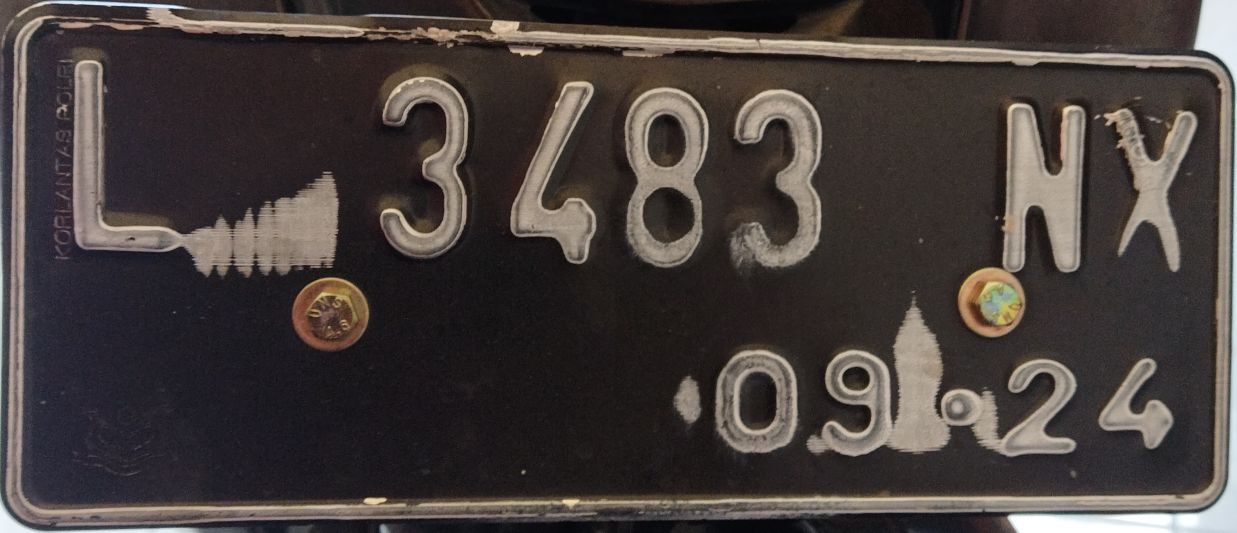
%> input picture images/plate/14.jpg, 2473 x 1065 px (shown at 1/2 size)
$ octave example.m   (GNU Octave 9; MATLAB toolbox functions it lacks are replaced by stand-ins)
%> lines starting %> are read from the running program, lines starting %| are printed output that depends on the picture; in (x1, y1, x2, y2) boxes, pixels count from 0 and x2, y2 are one past the last pixel; in counts of white or black regions, pixels touching at a corner belong together; the program's own positions count from 1
### src/detectPlate.m
function plateImg = detectPlate(imgIn)
    %detectPlate - Finds where the plate number is
    %
    % Syntax: plateImg = detectPlate(imgIn)
    %
    % This function takes an image as input and then return a greyscale of plate image

    % Convert image to grayscale first.
    imgray = im2gray(imgIn);

    [h, w] = size(imgray);

    diskSECoeff = max(1, round(1/30 * h));

    % Apply contrast enhancement using histogram equalization
    imhisteq = histogram_equalization(imgray);
    figure, imshow(imhisteq), title('imhisteq');

    % Morphological image opening
    SE = strel('disk', diskSECoeff);
    openedImg = imopen(imhisteq, SE);

    % Subtract operation
    subtracted = imsubtract(imhisteq, openedImg);

    % Image binarization using Otsu's method
    imbin = imbinarize(subtracted);

    % Edge detection using Sobel
    %imedge = edge(imbin, 'sobel');
    imedge = detect_edge(imbin, 'sobel', [], [], [], [], [], []);

    figure, imshow(subtracted), title('subtracted');
    figure, imshow(imedge), title('imedge');

    % Perform image dilation
    dilationSE = strel('line', 4, 45);
    dilated = imdilate(imedge, dilationSE);

    figure, imshow(dilated), title('dilated');

    % Fill the holes
    filled = imfill(dilated, 'holes');
    figure, imshow(filled), title('filled');

    % Morphological image opening onto the filled image
    openingSE2 = strel('disk', round(diskSECoeff / 2));
    openedImg2 = imopen(filled, openingSE2);
    figure, imshow(openedImg2), title('open 2');

    % Erode the opened image
    eroded = imerode(openedImg2, dilationSE);
    figure, imshow(eroded), title('eroded');

    regions = regionprops(eroded, 'BoundingBox', 'Area', 'Image');
    % disp(regions);

    boundingBox = getLargestBB(regions);

    imcr = imcrop(imgray, boundingBox);
    figure, imshow(imcr), title('imcr');

    croppedbin = imbinarize(imcr);

    % Get regions/bounding boxes
    % If the white part dominates, then apply negative filter to make background black
    % Then apply connected component analysis and bounding box analysis onto it
    if bwarea(croppedbin) > bwarea(~croppedbin)
        segments = regionprops(~croppedbin, 'BoundingBox', 'Area', 'Image');
        figure, imshow(~croppedbin), title('~croppedbin');

    else
        segments = regionprops(croppedbin, 'BoundingBox', 'Area', 'Image');
        figure, imshow(croppedbin), title('croppedbin');
    end

    finalBB = getLargestBB(segments);

    plateImg = imcrop(imcr, finalBB);
    figure, imshow(plateImg), title('plateImg');

end

### src/histogram_equalization.m
function [imgOut] = histogram_equalization(imgIn)
%HISTOGRAM_EQUALIZATION Equalize the histogram distribution of an image

    % output initialization
    imgOut = imgIn;
    %hix = imgIn;

    % image size
    [row, col, depth] = size(imgIn);
    n = row * col;

    %imgArr = imgIn(:,:,d);
    histogram = imhist(imgIn);

    % create T(rk)
    histFunc = transform(histogram, n);

    % transform image based on T(rk)
    for i = 1:row
        for j = 1:col
            imgOut(i,j) = histFunc(imgIn(i,j)+1);
        end
    end
end

### src/transform.m
function [transformed_arr] = transform(histogram, total_pixel)
    %TRANSFORM Transform the known histogram that leads to histogram equalization
    % Goal: create T(rk)

    % create T(rk)
    transformed_arr = zeros(256, 1);

    % calculate probability for each rk
    for i = 1:256
        sum = 0;
        for j = 1:i
            sum = sum + histogram(j)/total_pixel;
        end
        transformed_arr(i) = floor(sum*255);
    end
end

### src/detect_edge.m
function [imgOut] = detect_edge(imgIn, operator, T, sigma, laplacian_version, T1, T2, mask_dim)
    % Check the dimension
    [height, width, dim] = size(imgIn);

    % Check the dimension
    if ~(dim == 1)
        throw(MException('ImageError:sizeNotOne', 'The input image should be 1D array. Current: %dD array.', dim))
    end

    % Check if threshold defined. If not, then set automatically.
    if (nargin == 2 | isempty(T))
        T = 0.09 * max(imgIn, [], 'all');
    end

    if (~(T > 0 && T < 255))
        throw(MException('RangeError:outOfRange', 'The T should be in range (0, 255). Current: T = %d', T));
    end

    % Check if mask_dim defined. If not, then set automatically based on sigma
    if (nargin == 7 | isempty(mask_dim))
        mask_dim = ceil(sigma * 3) * 2 + 1;
    end

    % Generate mask based on operator
    switch (operator)
        case 'sobel'
            [filterX, filterY] = sobel();
        case 'prewitt'
            [filterX, filterY] = prewitt();
        case 'roberts'
            [filterX, filterY] = roberts();
        case 'laplacian'
            mask = laplacian(laplacian_version);
        case 'log'
            mask = laplacian_of_gaussian(sigma, mask_dim);
    end

    % Do convolution between input image and the mask
    if ismember(operator, {'sobel' 'prewitt' 'roberts'})
        resX = conv2(double(imgIn), double(filterX), 'same');
        resY = conv2(double(imgIn), double(filterY), 'same');

        result = sqrt(resX.^2 + resY.^2);

    elseif (strcmp(operator, 'canny'))
        % If canny, directly output the resulting image
        imgOut = canny(imgIn, T1, T2, sigma);
    else
        result = conv2(double(imgIn), double(mask), 'same');
    end

    % Typecasting to unsigned integer except Canny and then apply thresholding
    if (~(strcmp(operator, 'canny')))
        imgOut = thresholding(uint8(result), T);
    end

    %imshow(imgIn);
    %figure, imshow(imgOut);

end

### src/thresholding.m
function [imgOut] = thresholding(imgIn, T)
    % Thresholding
    imgOut = imgIn > T;
end

### src/getLargestBB.m
function bb = getLargestBB(segments)
    %getLargestBB - Description
    %
    % Syntax: bb = getLargestBB(segments)
    %
    % Long description

    maxa = segments.Area;
    bb = segments.BoundingBox;

    for i = 1:length(segments)
        ow = length(segments(i).Image(1, :));
        oh = length(segments(i).Image(:, 1));

        if (segments(i).Area > maxa) & oh < ow
            maxa = segments(i).Area;
            bb = segments(i).BoundingBox;
        end

    end

end

### src/segmentLetter.m
function segments = segmentLetter(imgIn)
    %segmentLetter - Return segments from the plate image
    %
    % Syntax: segments = segmentLetter(imgIn)

    % Apply binarization towards the image
    imbin = imbinarize(imgIn);

    % Get the size of the image
    [h, w] = size(imbin);

    % Clean the small objects that have pixel area less than 0.1% of image area
    imclean = bwareaopen(imbin, round(0.001 * h * w));
    % figure, imshow(imclean), title('imclean');

    % figure, imshow(~imbin), title('imbin');

    % Get regions/bounding boxes
    % If the white part dominates, then apply negative filter to make background black
    % Then apply connected component analysis and bounding box analysis onto it
    if bwarea(imclean) > bwarea(~imclean)
        segments = regionprops(~imclean, 'BoundingBox', 'Area', 'Image');
        figure, imshow(~imclean), title('~imclean');

    else
        segments = regionprops(imclean, 'BoundingBox', 'Area', 'Image');
        figure, imshow(imclean), title('imclean');
    end

end

### src/detectLetter.m
function letter = detectLetter(imgIn)
    %   Detect Letter using template matching
    %

    % load templates
    load newTemplates;
    tempLabel = [
            'A', 'B', 'C', 'D', 'E', 'F', 'G', 'H', 'I', 'I', 'J', 'K', 'L', 'M', ...
            'N', 'O', 'P', 'Q', 'R', 'S', 'T', 'U', 'V', 'W', 'X', 'Y', 'Z', ...
            '1', '1', '2', '3', '4', '5', '6', '7', '8', '9', '0', '0'
        ];
    col = 24;

    % resize input image
    imgIn = imresize(imgIn, [42 24]);

    rec=[];

    for n=1:39
        % access one template
        temp = imbinarize(newTemplates(:, ((n - 1) * col) + 1:n * col));

        % find correlation
        cor = corr2(temp, imgIn);

        % append correlation
        rec = [rec cor];
    end

    % find index with maximum correlation
    ind = find(rec == max(rec));

    % find label
    letter = tempLabel(ind);

end

### src/sobel.m
function [filterX,filterY] = sobel()
    filterX = [-1  0  1;
               -2  0  2;
               -1  0  1];

    filterY = [1  2  1;
               0  0  0;
              -1 -2 -1];

end

### src/example.m
im = imread('../images/plate/14.jpg');
%> im is the input picture: size 1065x2473x3 uint8; mean R, G, B 70, 62.7, 60.1
plateIm = detectPlate(im);
%> in histogram_equalization, `histogram = imhist(imgIn);`: histogram = 256 values, max 55692 at index 28, min 0 at index 1, mean 10288.1
%> after the loop in transform, `for i = 1:256`: transformed_arr = 256 values from 0 to 254
%> after the loop in histogram_equalization, `for i = 1:row`:
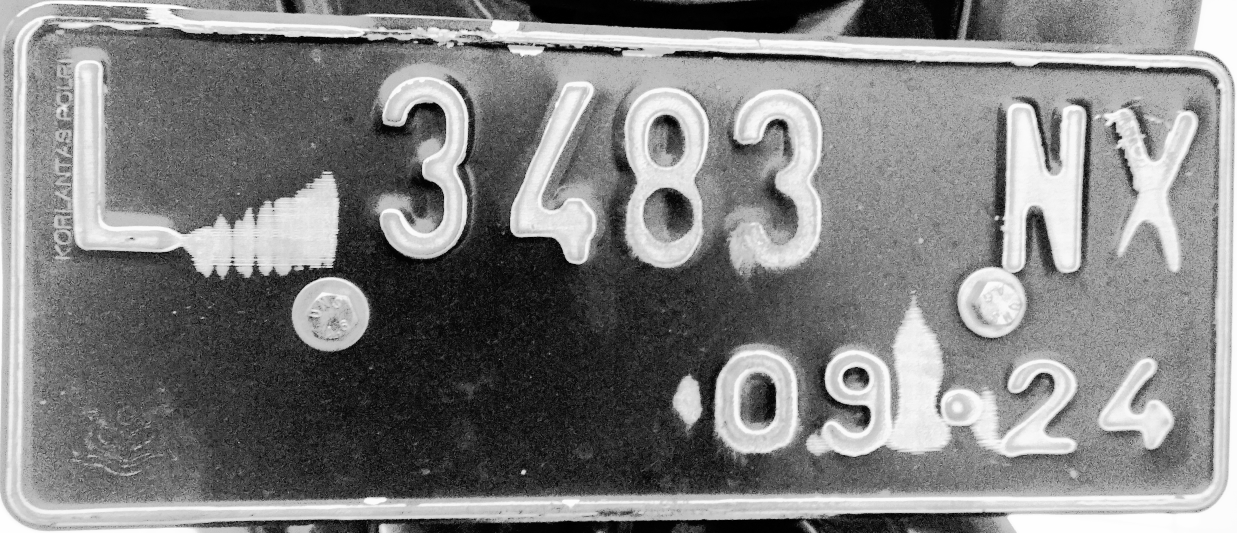
%> imgOut: size 1065x2473 uint8 (shown at 1/2 size); min 0, max 254, mean 128.6
%> in detectPlate, `imbin = imbinarize(subtracted);`:
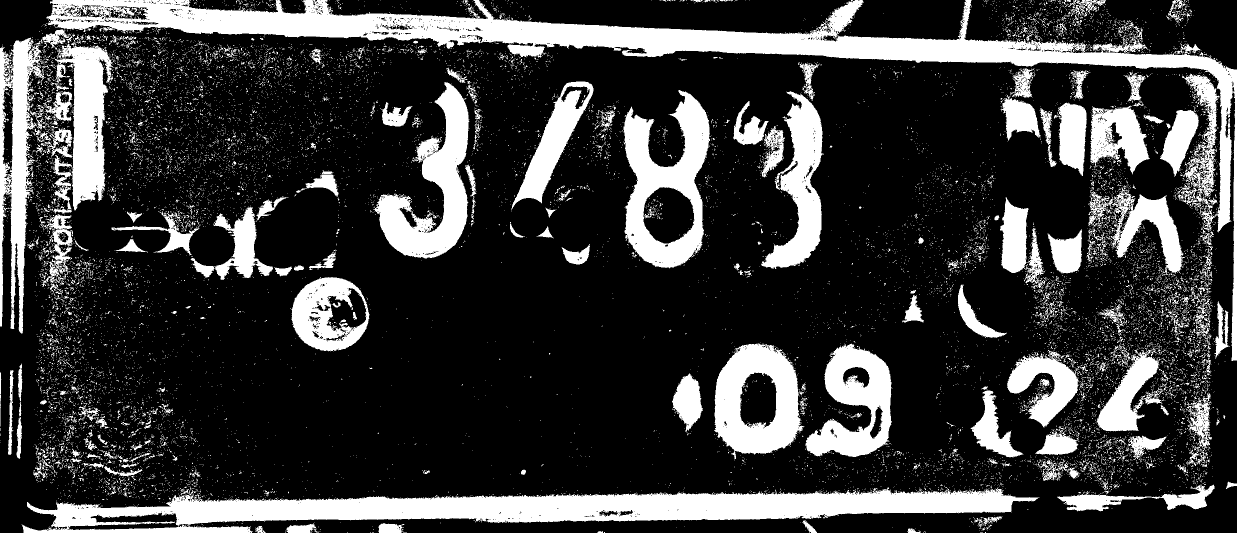
%> imbin: size 1065x2473 logical (shown at 1/2 size); 23.4% white; 17809 white regions (17289 under 20 px), largest, box (x1, y1, x2, y2) and area: (93, 0, 2473, 722) 119754, (43, 974, 2079, 1065) 89270, (1247, 180, 1420, 537) 30079
%> in detect_edge, `T = 0.09 * max(imgIn, [], 'all');`: T = 0.09
%> in thresholding, `imgOut = imgIn > T;`: imgOut: size 1065x2473 logical; 15.9% white; 4966 white regions (3527 under 20 px), largest, box (x1, y1, x2, y2) and area: (0, 0, 2473, 941) 164265, (42, 929, 2080, 1065) 19825, (65, 749, 329, 997) 13796
%> in detectPlate, `dilated = imdilate(imedge, dilationSE);`: dilated: size 1065x2473 logical; 24.7% white; 2441 white regions (1066 under 20 px), largest, box (x1, y1, x2, y2) and area: (0, 0, 2473, 1025) 339495, (41, 923, 2081, 1065) 35671, (324, 79, 672, 235) 16562
%> in detectPlate, `filled = imfill(dilated, 'holes');`: filled: size 1065x2473 logical; 43.3% white; 2287 white regions (1019 under 20 px), largest, box (x1, y1, x2, y2) and area: (0, 0, 2473, 1025) 583377, (41, 923, 2081, 1065) 113602, (1236, 178, 1438, 539) 43478
%> in detectPlate, `openedImg2 = imopen(filled, openingSE2);`: openedImg2: size 1065x2473 logical; 32.2% white; 28 white regions, largest, box (x1, y1, x2, y2) and area: (0, 0, 2309, 666) 241974, (2013, 88, 2473, 1024) 226235, (94, 961, 2025, 1065) 102166
%> in detectPlate, `eroded = imerode(openedImg2, dilationSE);`:
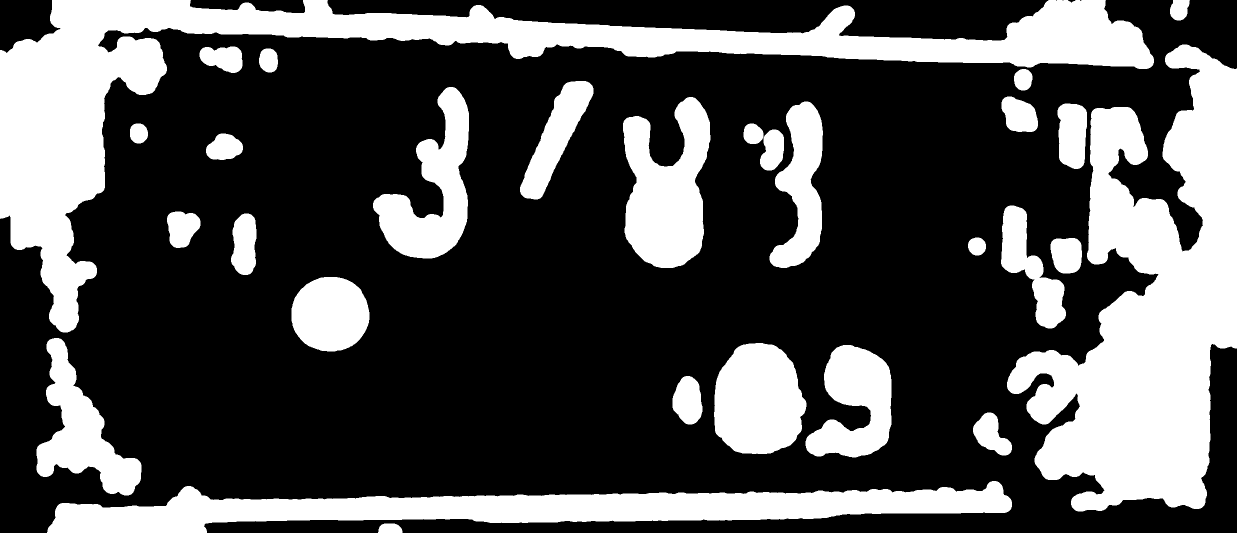
%> eroded: size 1065x2473 logical (shown at 1/2 size); 31.3% white; 28 white regions
%> in detectPlate, `regions = regionprops(eroded, 'BoundingBox', 'Area', 'Image');`: regions = 28 regions; largest, box (x1, y1, x2, y2) and Area: (0, 0, 2308, 665) 236343, (2014, 89, 2473, 1023) 222860, (94, 962, 2024, 1065) 98593, (1246, 194, 1421, 536) 39747, (1428, 686, 1613, 908) 32709
%> in getLargestBB, `maxa = segments.Area;`: maxa = 236343
%> in getLargestBB, `bb = segments.BoundingBox;`: bb = [0.5 0.5 2308 665]
%> the loop in getLargestBB, `for i = 1:length(segments)` made 28 passes
%> (ow, oh) on passes 1 to 12: (2308, 665), (210, 315), (1930, 103), (36, 40), (67, 73), (86, 53), (74, 53), (51, 123), (38, 48), (156, 149), (192, 343), (49, 18)
%> in detectPlate, `croppedbin = imbinarize(imcr);`:
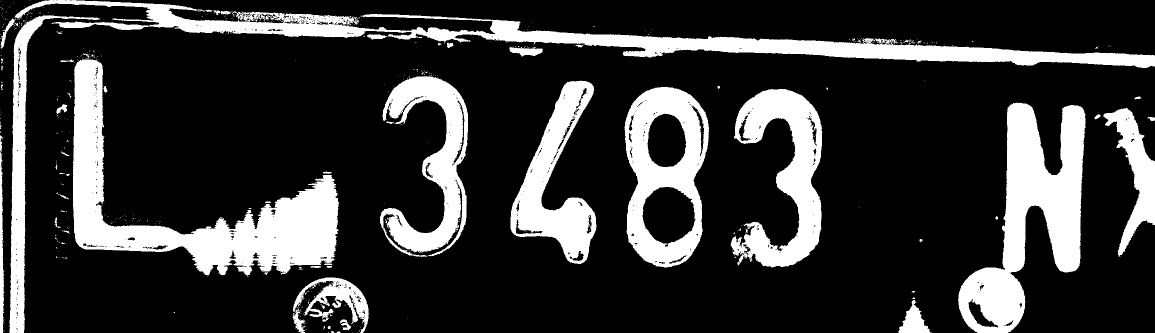
%> croppedbin: size 666x2309 logical (shown at 1/2 size); 21.6% white; 457 white regions (400 under 20 px)
%> in detectPlate, `segments = regionprops(croppedbin, 'BoundingBox', 'Area', 'Image');`: segments = 457 regions; largest, box (x1, y1, x2, y2) and Area: (146, 117, 678, 554) 63747, (29, 0, 2309, 136) 59206, (1916, 205, 2171, 666) 51388, (1249, 174, 1418, 535) 32115, (1461, 178, 1645, 535) 30539
%> the loop in getLargestBB (call 2), `for i = 1:length(segments)` made 457 passes
%> (ow, oh, maxa, bb) on passes 2, 6, 57: (2, 1, 2, [0.5 68.5 2 1]), (3, 2, 5, [0.5 263.5 3 2]), (2280, 136, 59206, [29.5 0.5 2280 136])
%> (ow, oh) on passes 1, 3, 4, 5, 7, 8: (1, 1), (1, 1), (1, 5), (3, 9), (5, 34), (9, 363)
%> in detectPlate, `finalBB = getLargestBB(segments);`: finalBB = [146.5 117.5 532 437]
%> in detectPlate, `plateImg = imcrop(imcr, finalBB);`:
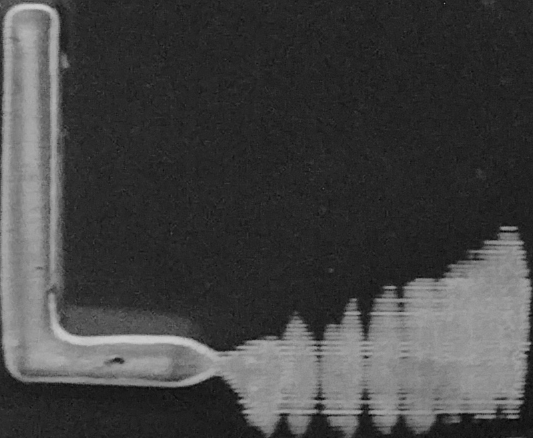
%> plateImg: size 438x533 uint8; min 2, max 208, mean 67
imshow(plateIm);
segments = segmentLetter(im2gray(im));
%> in segmentLetter, `imbin = imbinarize(imgIn);`: imbin: size 1065x2473 logical; 22% white; 598 white regions (525 under 20 px), largest, box (x1, y1, x2, y2) and area: (10, 0, 2465, 1053) 170954, (1613, 600, 2155, 914) 65873, (146, 117, 678, 554) 63361
%> in segmentLetter, `imclean = bwareaopen(imbin, round(0.001 * h * w));`: imclean: size 1065x2473 logical; 21.7% white; 16 white regions
%> in segmentLetter, `segments = regionprops(imclean, 'BoundingBox', 'Area', 'Image');`: segments = 16 regions; largest, box (x1, y1, x2, y2) and Area: (10, 0, 2465, 1053) 170954, (1613, 600, 2155, 914) 65873, (146, 117, 678, 554) 63361, (1916, 205, 2171, 674) 51553, (2002, 0, 2473, 1065) 36856

letters = [];

[h, ~] = size(plateIm);
%> h = 438
%> the run ends on the next line

for k = 1:length(segments)

    ow = length(segments(k).Image(1, :));
    oh = length(segments(k).Image(:, 1));
    % The height of bounding box should be in range (0.25*h, 0.8*h)
    % and its weight should be less than or equal with its height
    if 1
        thisBB = segments(k).BoundingBox;
        %     figure,imshow(imcrop(imcr, thisBB));
        rectangle('Position', [thisBB(1), thisBB(2), thisBB(3), thisBB(4)], ...
        'EdgeColor', 'g', 'LineWidth', 2)

        thisLetter = segments(k).Image;

        detect = detectLetter(thisLetter);
